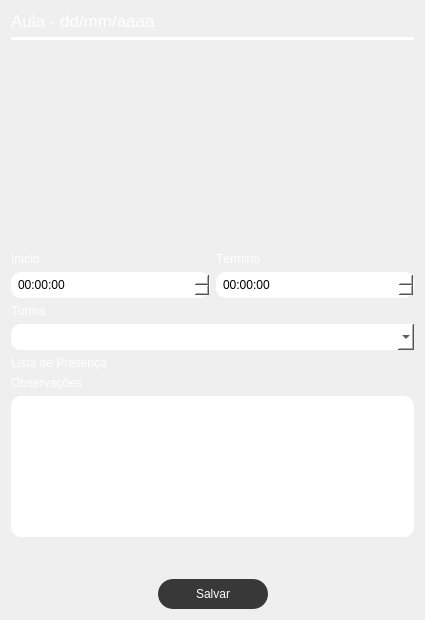
<?xml version="1.0" encoding="UTF-8"?>
<ui version="4.0">
 <class>add_lesson</class>
 <widget class="QDialog" name="add_lesson">
  <property name="geometry">
   <rect>
    <x>0</x>
    <y>0</y>
    <width>425</width>
    <height>620</height>
   </rect>
  </property>
  <property name="minimumSize">
   <size>
    <width>425</width>
    <height>620</height>
   </size>
  </property>
  <property name="windowTitle">
   <string>Registrar Aula</string>
  </property>
  <layout class="QVBoxLayout" name="verticalLayout_7">
   <item>
    <layout class="QVBoxLayout" name="verticalLayout_6">
     <item>
      <widget class="QLabel" name="label_title_lesson">
       <property name="font">
        <font>
         <pointsize>13</pointsize>
        </font>
       </property>
       <property name="styleSheet">
        <string notr="true">color: rgb(255, 255, 255);</string>
       </property>
       <property name="text">
        <string>Aula - dd/mm/aaaa</string>
       </property>
      </widget>
     </item>
     <item>
      <widget class="Line" name="line">
       <property name="styleSheet">
        <string notr="true"> border: none;
                        background: rgb(255, 255, 255);</string>
       </property>
       <property name="orientation">
        <enum>Qt::Orientation::Horizontal</enum>
       </property>
      </widget>
     </item>
    </layout>
   </item>
   <item>
    <layout class="QVBoxLayout" name="verticalLayout">
     <item>
      <widget class="QLabel" name="label_photo">
       <property name="minimumSize">
        <size>
         <width>0</width>
         <height>200</height>
        </size>
       </property>
       <property name="text">
        <string/>
       </property>
       <property name="alignment">
        <set>Qt::AlignmentFlag::AlignCenter</set>
       </property>
      </widget>
     </item>
    </layout>
   </item>
   <item>
    <layout class="QHBoxLayout" name="horizontalLayout_2">
     <item>
      <layout class="QVBoxLayout" name="verticalLayout_2">
       <item>
        <widget class="QLabel" name="label_2">
         <property name="styleSheet">
          <string notr="true">color: rgb(255, 255, 255);</string>
         </property>
         <property name="text">
          <string>Início</string>
         </property>
        </widget>
       </item>
       <item>
        <widget class="QTimeEdit" name="timeEdit_start">
         <property name="styleSheet">
          <string notr="true">QTimeEdit{
	background:  rgb(255, 255, 255);
	border-radius: 10px;
	padding: 5px;
}
</string>
         </property>
        </widget>
       </item>
      </layout>
     </item>
     <item>
      <layout class="QVBoxLayout" name="verticalLayout_3">
       <item>
        <widget class="QLabel" name="label_3">
         <property name="styleSheet">
          <string notr="true">color: rgb(255, 255, 255);</string>
         </property>
         <property name="text">
          <string>Término</string>
         </property>
        </widget>
       </item>
       <item>
        <widget class="QTimeEdit" name="timeEdit_end">
         <property name="styleSheet">
          <string notr="true">QTimeEdit{
	background:  rgb(255, 255, 255);
	border-radius: 10px;
	padding: 5px;
}
</string>
         </property>
        </widget>
       </item>
      </layout>
     </item>
    </layout>
   </item>
   <item>
    <layout class="QVBoxLayout" name="verticalLayout_5">
     <item>
      <widget class="QLabel" name="label_5">
       <property name="styleSheet">
        <string notr="true">color: rgb(255, 255, 255);</string>
       </property>
       <property name="text">
        <string>Turma</string>
       </property>
      </widget>
     </item>
     <item>
      <widget class="QComboBox" name="comboBox_class">
       <property name="styleSheet">
        <string notr="true">QComboBox{
	background:  rgb(255, 255, 255);
	border-radius: 10px;
	padding: 5px;
}
</string>
       </property>
      </widget>
     </item>
    </layout>
   </item>
   <item>
    <layout class="QVBoxLayout" name="verticalLayout_8">
     <item>
      <widget class="QLabel" name="label_6">
       <property name="styleSheet">
        <string notr="true">color: rgb(255, 255, 255);</string>
       </property>
       <property name="text">
        <string>Lista de Presença</string>
       </property>
      </widget>
     </item>
    </layout>
   </item>
   <item>
    <layout class="QVBoxLayout" name="verticalLayout_4">
     <item>
      <widget class="QLabel" name="label_4">
       <property name="styleSheet">
        <string notr="true">color: rgb(255, 255, 255);</string>
       </property>
       <property name="text">
        <string>Observações</string>
       </property>
      </widget>
     </item>
     <item>
      <widget class="QTextEdit" name="textEdit_details">
       <property name="styleSheet">
        <string notr="true">QTextEdit{
	background:  rgb(255, 255, 255);
	border-radius: 10px;
	padding: 5px;
}
</string>
       </property>
      </widget>
     </item>
    </layout>
   </item>
   <item>
    <layout class="QHBoxLayout" name="horizontalLayout_3">
     <item>
      <widget class="QLabel" name="label_status">
       <property name="minimumSize">
        <size>
         <width>0</width>
         <height>30</height>
        </size>
       </property>
       <property name="text">
        <string/>
       </property>
      </widget>
     </item>
    </layout>
   </item>
   <item>
    <layout class="QHBoxLayout" name="horizontalLayout">
     <item>
      <spacer name="horizontalSpacer">
       <property name="orientation">
        <enum>Qt::Orientation::Horizontal</enum>
       </property>
       <property name="sizeHint" stdset="0">
        <size>
         <width>40</width>
         <height>20</height>
        </size>
       </property>
      </spacer>
     </item>
     <item>
      <widget class="QPushButton" name="btn_save">
       <property name="minimumSize">
        <size>
         <width>110</width>
         <height>30</height>
        </size>
       </property>
       <property name="styleSheet">
        <string notr="true">QPushButton {
                            background: #383838;
                            color: white;
                            border-radius: 15px;
                            }

                            QPushButton:hover {
                            background-color: #303030;
                            color: white;
                            }

                            QPushButton:disabled{
                            background-color: rgb(222, 222, 222);
                            }</string>
       </property>
       <property name="text">
        <string>Salvar</string>
       </property>
      </widget>
     </item>
     <item>
      <spacer name="horizontalSpacer_2">
       <property name="orientation">
        <enum>Qt::Orientation::Horizontal</enum>
       </property>
       <property name="sizeHint" stdset="0">
        <size>
         <width>40</width>
         <height>20</height>
        </size>
       </property>
      </spacer>
     </item>
    </layout>
   </item>
  </layout>
 </widget>
 <resources/>
 <connections/>
</ui>
